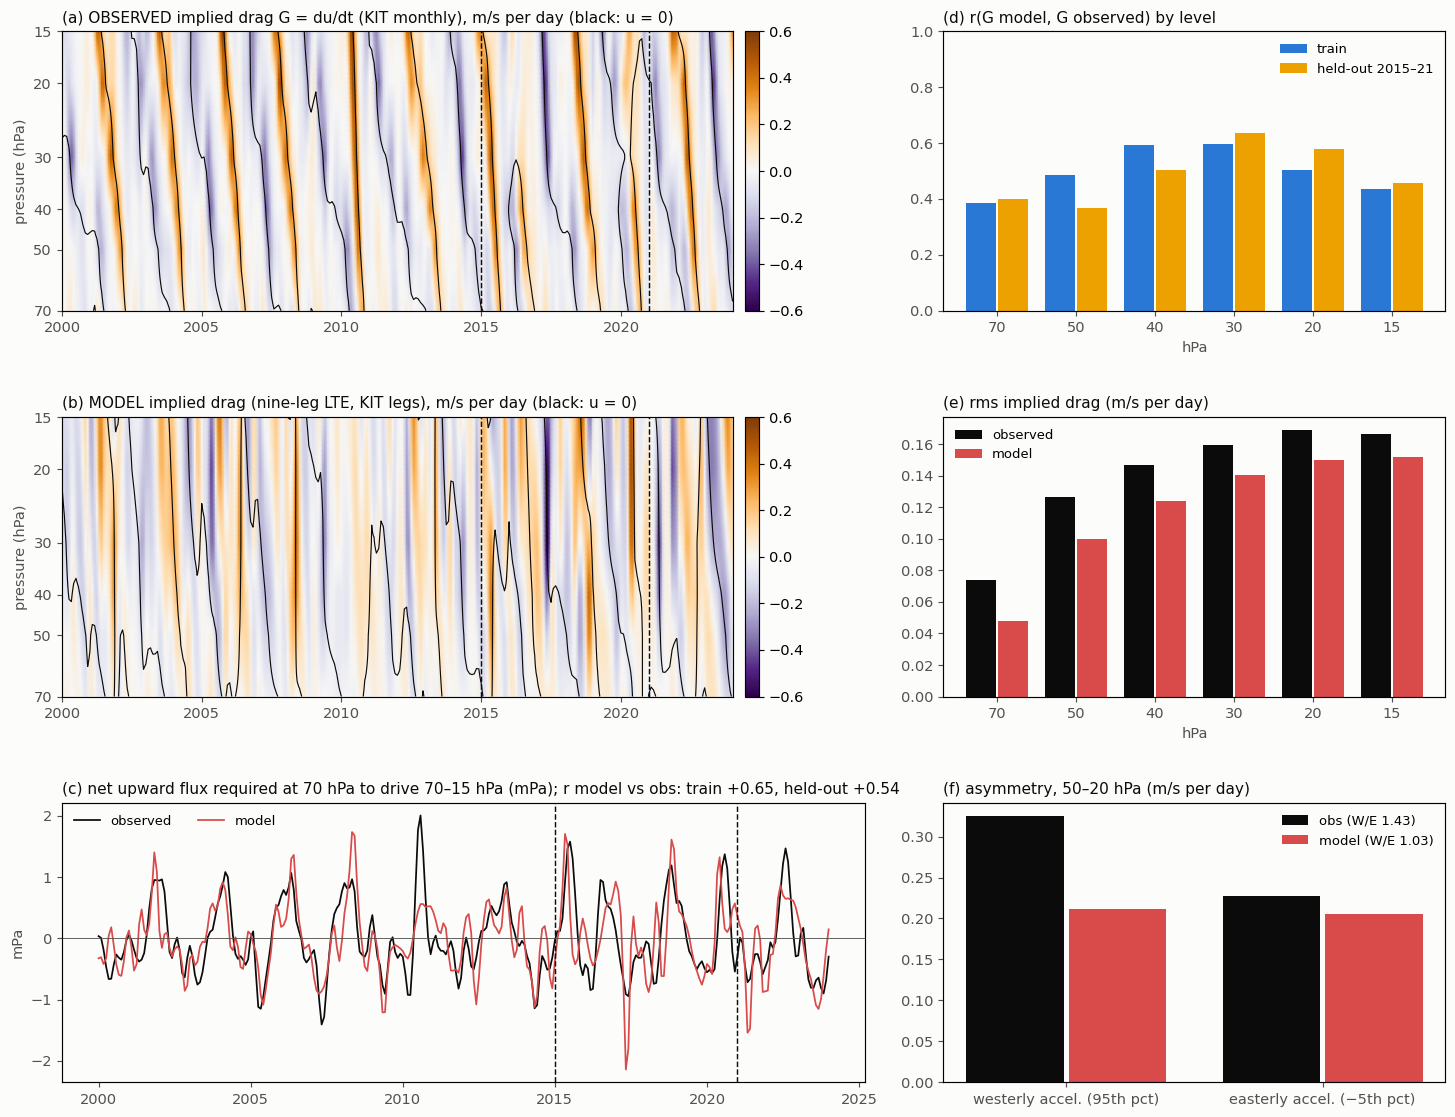

This figure's Python source:
#!/usr/bin/env python3
"""Test (a): the momentum budget implied by a phase-only (barber-pole) solution, observed vs the nine-leg LTE model
(2026-10-27). The LTE fit gives u(z,t) as a phase pattern; the zonal momentum equation turns any u(z,t) into the wave
drag that must be deposited, G = du/dt + u/tau, and the upward flux that must arrive from below,
F(z) = F(top) + integral_z^top rho G dz' (F(top) = 0: whatever leaves above 15 hPa is not counted).
Data: the six KIT monthly legs (70, 50, 40, 30, 20, 15 hPa) of ../legs/qbo9_kit_era70full_ex2015_2021, observed and
model columns on the same months. z = -H ln(p/1000), H = 7 km; rho = p/(R T) with a tropical T profile.
A pure barber pole gives G = c du/dz (drag tracks shear), so that correlation alone only restates the descent.
The physical content is in what a translating pattern does NOT fix:
  - the magnitude of the required flux (mPa) and whether the model carries it,
  - the westerly/easterly asymmetry: observed westerly shear zones descend faster and more regularly (narrow Kelvin
    absorption) than easterly ones,
  - G of the model vs G observed, level by level, training years vs the held-out 2015-2021.
tau = infinity (mean-flow damping neglected) and tau = 1 yr are both reported.
    python3 implied_drag.py   -> implied_drag.png, implied_drag.json"""
import json
from pathlib import Path

import matplotlib
import numpy as np

matplotlib.use("Agg")
import matplotlib.pyplot as plt  # noqa: E402

HERE = Path(__file__).resolve().parent
RUN = HERE.parent / "legs" / "qbo9_kit_era70full_ex2015_2021"
INK, MUTED, SURF = "#0b0b0b", "#52514e", "#fcfcfb"
LV = np.array([70, 50, 40, 30, 20, 15.0]); TK = np.array([197, 205, 210, 216, 221, 224.0])
H, R, DAY = 7000.0, 287.0, 86400.0
Z = -H * np.log(LV / 1000.0); RHO = LV * 100 / (R * TK)

cols = []
for k in range(1, 7):
    a = np.loadtxt(RUN / f"lte_results.{k}.csv", delimiter=","); cols.append(a)
t = cols[0][:, 0]; assert all(np.allclose(c[:, 0], t) for c in cols)
ok = np.all([c[:, 2] != 0 for c in cols], axis=0)
OBS = np.array([c[:, 2] for c in cols]); MOD = np.array([c[:, 1] for c in cols])
t, OBS, MOD = t[ok], OBS[:, ok], MOD[:, ok]
dt = np.median(np.diff(t)) * 365.25 * DAY
HELD = (t >= 2015) & (t <= 2021)


def budget(U, tau_yr=None):
    G = np.gradient(U, axis=1) / dt                                   # m/s^2
    if tau_yr: G = G + U / (tau_yr * 365.25 * DAY)
    S = np.gradient(U, Z, axis=0)                                      # du/dz, 1/s
    F = np.zeros_like(U)                                               # Pa (upward flux needed below each level)
    for i in range(len(LV) - 2, -1, -1):
        F[i] = F[i + 1] + 0.5 * (RHO[i] * G[i] + RHO[i + 1] * G[i + 1]) * (Z[i + 1] - Z[i])
    return G, S, F


res = {}
for tau in (None, 1.0):
    Go, So, Fo = budget(OBS, tau); Gm, Sm, Fm = budget(MOD, tau); key = "tau_inf" if tau is None else "tau_1yr"
    r = {}
    for i, L in enumerate(LV):
        cc = lambda a, b, m: float(np.corrcoef(a[m], b[m])[0, 1])
        r[int(L)] = {"G_model_vs_obs_train": cc(Gm[i], Go[i], ~HELD), "G_model_vs_obs_held": cc(Gm[i], Go[i], HELD),
                     "G_vs_shear_obs": cc(Go[i], So[i], np.ones_like(HELD)), "G_vs_shear_model": cc(Gm[i], Sm[i], np.ones_like(HELD)),
                     "rms_G_obs_m_s_day": float(np.std(Go[i]) * DAY), "rms_G_model_m_s_day": float(np.std(Gm[i]) * DAY)}
    # westerly / easterly asymmetry at interior levels: accelerations in westerly vs easterly shear
    asym = {}
    for nm, G, S in (("obs", Go, So), ("model", Gm, Sm)):
        g, s = G[1:-1].ravel() * DAY, S[1:-1].ravel()
        asym[nm] = {"mean_G_in_westerly_shear": float(g[s > 0].mean()), "mean_G_in_easterly_shear": float(g[s < 0].mean()),
                    "p95_westerly_accel": float(np.percentile(g, 95)), "p05_easterly_accel": float(np.percentile(g, 5))}
        asym[nm]["ratio_west_to_east"] = -asym[nm]["p95_westerly_accel"] / asym[nm]["p05_easterly_accel"]
    res[key] = {"levels": r, "asymmetry": asym,
                "F70_obs_rms_mPa": float(np.std(Fo[0]) * 1e3), "F70_model_rms_mPa": float(np.std(Fm[0]) * 1e3),
                "F70_obs_p95_mPa": float(np.percentile(Fo[0], 95) * 1e3), "F70_obs_p05_mPa": float(np.percentile(Fo[0], 5) * 1e3),
                "F70_model_p95_mPa": float(np.percentile(Fm[0], 95) * 1e3), "F70_model_p05_mPa": float(np.percentile(Fm[0], 5) * 1e3),
                "F70_model_vs_obs_train": float(np.corrcoef(Fm[0][~HELD], Fo[0][~HELD])[0, 1]),
                "F70_model_vs_obs_held": float(np.corrcoef(Fm[0][HELD], Fo[0][HELD])[0, 1])}
    if tau is None:
        keep = (Go, Gm, Fo, Fm)
json.dump(res, open(HERE / "implied_drag.json", "w"), indent=1)

Go, Gm, Fo, Fm = keep
fig = plt.figure(figsize=(17, 13), facecolor=SURF); gs = fig.add_gridspec(3, 2, hspace=0.38, wspace=0.12, width_ratios=[1.6, 1])
P = np.geomspace(15, 70, 60)
grid = lambda A: np.array([np.interp(np.log(P), np.log(LV[::-1]), A[::-1, j]) for j in range(A.shape[1])]).T
m = (t >= 2000) & (t <= 2024)
for row, (A, title) in enumerate(((Go, "(a) OBSERVED implied drag G = du/dt (KIT monthly), m/s per day"),
                                  (Gm, "(b) MODEL implied drag (nine-leg LTE, KIT legs), m/s per day"))):
    ax = fig.add_subplot(gs[row, 0]); v = 0.6
    im = ax.pcolormesh(t[m], P, grid(A * DAY)[:, m], cmap="PuOr_r", vmin=-v, vmax=v, shading="gouraud")
    ax.contour(t[m], P, grid(OBS if row == 0 else MOD)[:, m], levels=[0], colors=INK, linewidths=0.8)
    ax.set_yscale("log"); ax.invert_yaxis(); ax.set_yticks(LV); ax.set_yticklabels([f"{L:g}" for L in LV]); ax.minorticks_off()
    for x in (2015, 2021): ax.axvline(x, color=INK, ls="--", lw=1)
    ax.set_title(title + " (black: u = 0)", loc="left", fontsize=10.5, color=INK); ax.set_ylabel("pressure (hPa)", color=MUTED)
    ax.set_facecolor(SURF); ax.tick_params(colors=MUTED); fig.colorbar(im, ax=ax, pad=0.015)
ax = fig.add_subplot(gs[2, 0])
ax.plot(t[m], Fo[0][m] * 1e3, color=INK, lw=1.2, label="observed"); ax.plot(t[m], Fm[0][m] * 1e3, color="#d94a4a", lw=1.2, label="model")
for x in (2015, 2021): ax.axvline(x, color=INK, ls="--", lw=1)
ax.axhline(0, color=MUTED, lw=0.6)
rr = res["tau_inf"]
ax.set_title(f"(c) net upward flux required at 70 hPa to drive 70–15 hPa (mPa); r model vs obs: train {rr['F70_model_vs_obs_train']:+.2f}, held-out {rr['F70_model_vs_obs_held']:+.2f}",
             loc="left", fontsize=10.5, color=INK)
ax.set_ylabel("mPa", color=MUTED); ax.legend(fontsize=9, frameon=False, ncol=2); ax.set_facecolor(SURF); ax.tick_params(colors=MUTED)
ax = fig.add_subplot(gs[0, 1])
x = np.arange(len(LV))
for off, key, col, lab in ((-0.2, "G_model_vs_obs_train", "#2a78d6", "train"), (0.2, "G_model_vs_obs_held", "#eda100", "held-out 2015–21")):
    ax.bar(x + off, [rr["levels"][int(L)][key] for L in LV], 0.38, color=col, label=lab)
ax.set_xticks(x); ax.set_xticklabels([f"{L:g}" for L in LV]); ax.set_xlabel("hPa", color=MUTED); ax.set_ylim(0, 1)
ax.set_title("(d) r(G model, G observed) by level", loc="left", fontsize=10.5, color=INK); ax.legend(fontsize=9, frameon=False)
ax.set_facecolor(SURF); ax.tick_params(colors=MUTED)
ax = fig.add_subplot(gs[1, 1])
ax.bar(x - 0.2, [rr["levels"][int(L)]["rms_G_obs_m_s_day"] for L in LV], 0.38, color=INK, label="observed")
ax.bar(x + 0.2, [rr["levels"][int(L)]["rms_G_model_m_s_day"] for L in LV], 0.38, color="#d94a4a", label="model")
ax.set_xticks(x); ax.set_xticklabels([f"{L:g}" for L in LV]); ax.set_xlabel("hPa", color=MUTED)
ax.set_title("(e) rms implied drag (m/s per day)", loc="left", fontsize=10.5, color=INK); ax.legend(fontsize=9, frameon=False)
ax.set_facecolor(SURF); ax.tick_params(colors=MUTED)
ax = fig.add_subplot(gs[2, 1])
for nm, col, off in (("obs", INK, -0.2), ("model", "#d94a4a", 0.2)):
    A = rr["asymmetry"][nm]; ax.bar(np.array([0, 1]) + off, [A["p95_westerly_accel"], -A["p05_easterly_accel"]], 0.38, color=col, label=f"{nm} (W/E {A['ratio_west_to_east']:.2f})")
ax.set_xticks([0, 1]); ax.set_xticklabels(["westerly accel. (95th pct)", "easterly accel. (−5th pct)"])
ax.set_title("(f) asymmetry, 50–20 hPa (m/s per day)", loc="left", fontsize=10.5, color=INK); ax.legend(fontsize=9, frameon=False)
ax.set_facecolor(SURF); ax.tick_params(colors=MUTED)
fig.savefig(HERE / "implied_drag.png", dpi=105, facecolor=SURF, bbox_inches="tight")

for key, rr in res.items():
    print(f"== {key}")
    for L, v in rr["levels"].items():
        print(f"  {L:3d} hPa  r(Gm,Go) train {v['G_model_vs_obs_train']:+.2f} held {v['G_model_vs_obs_held']:+.2f} | r(G,shear) obs {v['G_vs_shear_obs']:+.2f} model {v['G_vs_shear_model']:+.2f} | rms G obs {v['rms_G_obs_m_s_day']:.3f} model {v['rms_G_model_m_s_day']:.3f} m/s/d")
    for nm, A in rr["asymmetry"].items():
        print(f"  {nm:5s} westerly p95 {A['p95_westerly_accel']:+.3f}, easterly p05 {A['p05_easterly_accel']:+.3f} m/s/d, W/E ratio {A['ratio_west_to_east']:.2f}")
    print(f"  F(70 hPa) rms obs {rr['F70_obs_rms_mPa']:.2f} mPa (p05 {rr['F70_obs_p05_mPa']:+.2f}, p95 {rr['F70_obs_p95_mPa']:+.2f}); model {rr['F70_model_rms_mPa']:.2f} "
          f"(p05 {rr['F70_model_p05_mPa']:+.2f}, p95 {rr['F70_model_p95_mPa']:+.2f}); r train {rr['F70_model_vs_obs_train']:+.2f}, held {rr['F70_model_vs_obs_held']:+.2f}")
print("wrote implied_drag.png")
